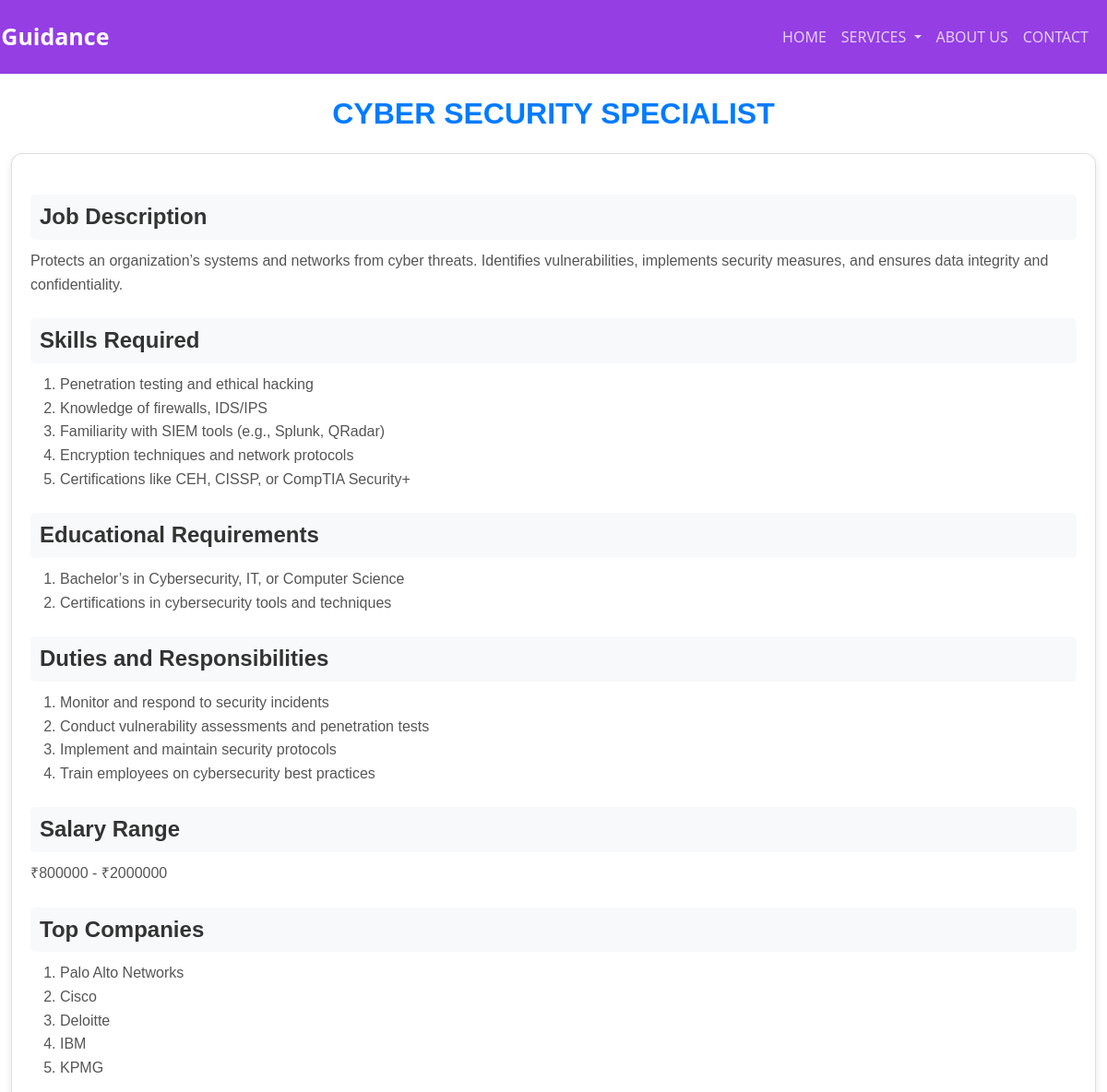
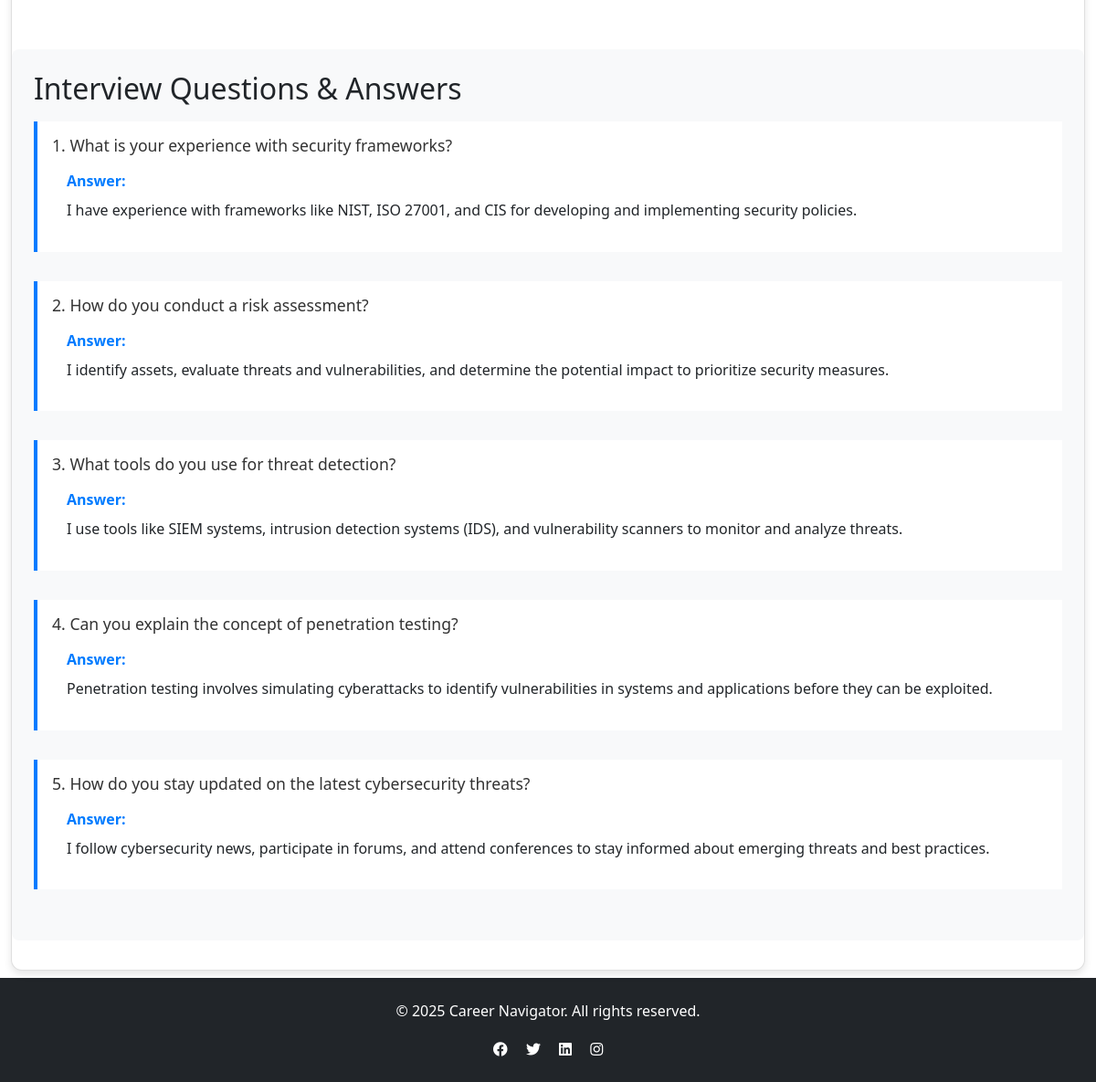
The app's page /job/3/ with its own data (2 pictures, top to bottom).
### advisor/models.py (models this page shows, shortened)
class JobRole(models.Model):
    title = models.CharField(max_length=100)
    description = models.TextField()
    skills_required = models.TextField()
    education_requirements = models.TextField()
    duties = models.TextField()
    min_salary = models.PositiveIntegerField()
    max_salary = models.PositiveIntegerField()
    companies = models.TextField()
    interview_qna = models.JSONField(default=list)  # Store questions and answers as JSON
    image = models.ImageField(upload_to='job_images/', null=True, blank=True)

### advisor/views.py (the view)
# urls.py: path('job/<int:job_id>/', views.job_details, name='job_details'),
def job_details(request, job_id):
    try:
        job = JobRole.objects.get(id=job_id)
        return render(request, 'advisor/job_details.html', {'job': job})
    except JobRole.DoesNotExist:
        return redirect('home')

### advisor/templates/advisor/job_details.html (shortened to what this page needs)
{% extends "advisor/base.html" %}
{% block content %}
<div class="container mt-5">
    <h2 class="text-center mb-4 job-title">{{ job.title }}</h2>
    <div class="card mt-4 mb-2 shadow-hover" style="border-radius: 12px;">
        <div class="card-body">
            <h4 class="mt-4" style="font-family: 'Arial', sans-serif; color: #333; font-weight: bold;">Job Description</h4>
            <p style="font-family: 'Arial', sans-serif; color: #555;">{{ job.description }}</p>
            <h4 class="mt-4" style="font-family: 'Arial', sans-serif; color: #333; font-weight: bold;">Skills Required</h4>
            <ol style="font-family: 'Arial', sans-serif; color: #555;">
                {% for skill in job.skills_required.splitlines %}
                <li class="list-item">{{ skill }}</li>
                {% endfor %}
            </ol>
            <h4 class="mt-4" style="font-family: 'Arial', sans-serif; color: #333; font-weight: bold;">Educational Requirements</h4>
            <ol style="font-family: 'Arial', sans-serif; color: #555;">
                {% for education in job.education_requirements.splitlines %}
                <li class="list-item">{{ education }}</li>
                {% endfor %}
            </ol>
            <h4 class="mt-4" style="font-family: 'Arial', sans-serif; color: #333; font-weight: bold;">Duties and Responsibilities</h4>
            <ol style="font-family: 'Arial', sans-serif; color: #555;">
                {% for duty in job.duties.splitlines %}
                <li class="list-item">{{ duty }}</li>
                {% endfor %}
            </ol>
            <h4 class="mt-4" style="font-family: 'Arial', sans-serif; color: #333; font-weight: bold;">Salary Range</h4>
            <p style="font-family: 'Arial', sans-serif; color: #555;">₹{{ job.min_salary }} - ₹{{ job.max_salary }}</p>
            <h4 class="mt-4" style="font-family: 'Arial', sans-serif; color: #333; font-weight: bold;">Top Companies</h4>
            <ol style="font-family: 'Arial', sans-serif; color: #555;">
                {% for company in job.companies.splitlines %}
                <li class="list-item">{{ company }}</li>
                {% endfor %}
            </ol>
        </div>
<div class="job-section">
    <h2>Interview Questions & Answers</h2>
    <div class="interview-qna">
        {% if job.interview_qna %}
            {% for qa in job.interview_qna %}
                <div class="qa-item">
                    <div class="question">
                        <h3>{{ forloop.counter }}. {{ qa.question }}</h3>
                    </div>
                    <div class="answer">
                        <strong>Answer:</strong>
                        <p>{{ qa.answer }}</p>
                    </div>
                </div>
            {% endfor %}
        {% else %}
            <p>No interview questions available for this role.</p>
        {% endif %}
    </div>
</div>
    </div>
</div>
{% endblock %}

### advisor/static/css/style.css (style rules this page uses)
.container { max-width: 1200px; margin: 0 auto; }
.card { transition: transform 0.2s; box-shadow: 0 2px 4px rgba(0,0,0,0.1); }

### advisor/templates/advisor/job_details.html (style rules this page uses)
.job-section { margin: 2rem 0; padding: 1.5rem; border-radius: 8px; background-color: #f8f9fa; }
.interview-qna { margin-top: 1rem; }
.qa-item { margin-bottom: 2rem; padding: 1rem; border-left: 4px solid #007bff; background-color: white; }
.question h3 { color: #333; margin-bottom: 1rem; font-size: 1.1rem; }
.answer { margin-top: 0.5rem; padding-left: 1rem; }
.answer strong { color: #007bff; }
.answer p { margin-top: 0.5rem; line-height: 1.6; }
.job-title { font-family: 'Arial', sans-serif; font-weight: 700; letter-spacing: 0; color: #007bff; text-transform: uppercase; text-align: center; margin-bottom: 20px; }
.card-body h4 { font-family: 'Arial', sans-serif; color: #333; font-weight: bold; }
.card-body ol li { font-family: 'Arial', sans-serif; color: #555; transition: color 0.3s ease; }
.card { border-radius: 12px; box-shadow: 0 4px 8px rgba(0, 0, 0, 0.1); transition: box-shadow 0.3s ease; }
.card-body { padding: 20px; }
p, ol { line-height: 1.6; }
.card-body h4 { background-color: #f8f9fa; padding: 10px; border-radius: 5px; }
.card-body p, .card-body ol { margin-top: 10px; }

### records on screen
JobRole: title "CYBER SECURITY SPECIALIST", description "Protects an organization’s systems and networks from cyber threats. Identifies vulnerabilities, implements security measures, and ensures data integrity and confidentiality.", min_salary "800000", max_salary "2000000"

### other values on screen
{{ skill }} "Penetration testing and ethical hacking" "Knowledge of firewalls, IDS/IPS" "Familiarity with SIEM tools (e.g., Splunk, QRadar)" "Encryption techniques and network protocols" "Certifications like CEH, CISSP, or CompTIA Security+"
{{ education }} "Bachelor’s in Cybersecurity, IT, or Computer Science" "Certifications in cybersecurity tools and techniques"
{{ duty }} "Monitor and respond to security incidents" "Conduct vulnerability assessments and penetration tests" "Implement and maintain security protocols" "Train employees on cybersecurity best practices"
{{ company }} "Palo Alto Networks" "Cisco" "Deloitte" "IBM" "KPMG"
{{ qa.question }} "What is your experience with security frameworks?" "How do you conduct a risk assessment?" "What tools do you use for threat detection?" "Can you explain the concept of penetration testing?" "How do you stay updated on the latest cybersecurity threats?"
{{ qa.answer }} "I have experience with frameworks like NIST, ISO 27001, and CIS for developing and implementing security policies." "I identify assets, evaluate threats and vulnerabilities, and determine the potential impact to prioritize security measures." "I use tools like SIEM systems, intrusion detection systems (IDS), and vulnerability scanners to monitor and analyze threats." "Penetration testing involves simulating cyberattacks to identify vulnerabilities in systems and applications before they can be exploited." "I follow cybersecurity news, participate in forums, and attend conferences to stay informed about emerging threats and best practices."
